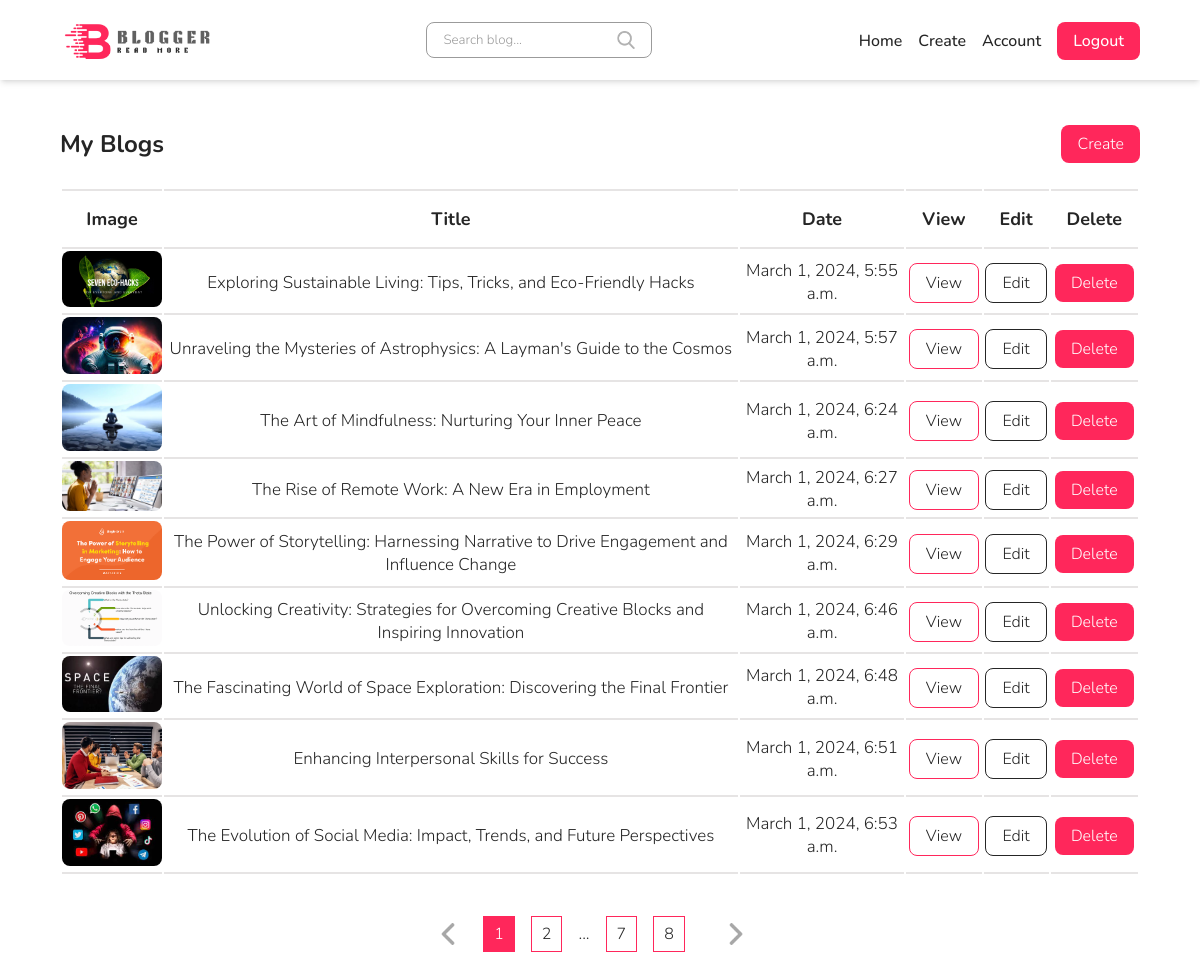
The app's page /account/ (signed in) with its own data.
### web/models.py (models this page shows, shortened)
class Blog(models.Model):
    title = models.CharField(max_length=255)
    short_description = models.CharField(max_length=255)
    image = models.ImageField(upload_to="blogs")
    created_on = models.DateTimeField(auto_now=True)
    description = models.TextField()
    author = models.ForeignKey(Author, on_delete=models.CASCADE)
    category = models.ForeignKey(Category, on_delete=models.CASCADE)
    tags = models.ManyToManyField(Tag)
    class Tag:
        db_table = "web_blog"
        verbose_name = "blog"
        verbose_name_plural = "blogs"
        ordering = ["-id"]

### web/views.py (the view)
# urls.py: path('account/', views.account, name="account"),
@login_required(login_url='/login')
def account(request):
    user = request.user
    author = Author.objects.get(user=user)
    blogs = Blog.objects.filter(author=author)
    context = {
           "blogs":blogs,
    }
    return render(request, 'web/account.html', context=context)

### templates/web/account.html
{% extends 'base/base.html' %}
{% block container %}
{% include 'include/header.html' %}
{% load static %}
    <section id="blog-list">
        <section class="wrapper">
            <div class="top">
                <h1>My Blogs</h1>
                <a href="{% url 'web:create' %}">Create</a>
            </div>
            <table>
                <thead>
                    <tr>
                        <th>Image</th>
                        <th>Title</th>
                        <th>Date</th>
                        <th>View</th>
                        <th>Edit</th>
                        <th>Delete</th>
                    </tr>
                </thead>
                <tbody>
                    {% for blog in blogs %}
                    <tr>
                        <td>
                            <img src="{{blog.image.url}}" alt="blog">
                        </td>
                        <td>{{blog.title}}</td>
                        <td>{{blog.created_on}}</td>
                        <td>
                            <a href="{% url 'web:blog' id=blog.id %}" class="view">View</a>
                        </td>
                        <td>
                            <a href="#" class="edit">Edit</a>
                        </td>
                        <td>
                            <a href="{% url 'web:blog_delete' id=blog.id %}" class="delete">Delete</a>
                        </td>
                    </tr>
                    {% endfor %}
                </tbody>
            </table>
            <div class="bottom">
                <div class="pagination">
                    <a href="#" class="prev">
                        <img src="{% static 'images/left-arrow.png' %}" alt="prev">
                    </a>
                    <a href="#" class="active">1</a>
                    <a href="#">2</a>
                    <span>...</span>
                    <a href="#">7</a>
                    <a href="#">8</a>
                    <a href="#" class="next">
                        <img src="{% static 'images/right-arrow.png' %}" alt="next">
                    </a>
                </div>
            </div>
        </section>
    </section>
{% endblock %}

### static/css/style.css (style rules this page uses)
* { margin: 0; padding: 0; border: 0; vertical-align: baseline; background: transparent; font-weight: normal; text-decoration: none; outline: none; -webkit-box-sizing: border-box; -moz-box-sizing: border-box; box-sizing: border-box; --red: #FF275B; --gray: #606060; --white: #FFFFFF; --dark: #252525; }
body { font-family: "Nunito", Arial, Helvetica, sans-serif; font-size: 17px; color: var(--dark); overflow-x: hidden; min-width: 320px; font-weight: 500; }
a { color: var(--dark); }
.wrapper { width: 90%; margin: 0 auto; }
::placeholder { color: #9B9B9B; opacity: 1; }
div.pagination { margin-top: 40px; display: flex; justify-content: center; align-items: center; }
div.pagination a.prev { width: 22px; margin-right: 24px; border: none; padding: 0; }
div.pagination a.prev img { width: 100%; display: block; }
div.pagination a { margin-right: 16px; border: 1px solid var(--red); padding: 6px 10px; font-size: 16px; }
div.pagination span { margin-right: 16px; }
div.pagination a.active { color: var(--white); background-color: var(--red); }
div.pagination a.next { width: 22px; margin-left: 24px; border: none; padding: 0; }
div.pagination a.next img { width: 100%; display: block; }
#blog-list { padding: 45px 0; }
#blog-list div.top { margin-bottom: 24px; display: flex; justify-content: space-between; align-items: center; }
#blog-list div.top h1 { font-size: 24px; font-weight: 700; }
#blog-list div.top a { padding: 8px 16px; color: var(--white); background-color: var(--red); border-radius: 8px; font-size: 16px; font-weight: 500; }
#blog-list table { width: 100%; text-align: center; margin-top: 24px; }
#blog-list table thead tr { padding: 8px; }
#blog-list table thead th { font-size: 18px; font-weight: 700; border-bottom: 2px solid #e6e4e4; border-top: 2px solid #e6e4e4; padding: 16px; }
#blog-list table tbody td { border-bottom: 2px solid #e6e4e4; vertical-align: middle; }
#blog-list table tbody td img { width: 100px; border-radius: 8px; }
#blog-list table tbody td a.view { padding: 8px 16px; border: 1px solid var(--red); border-radius: 8px; font-size: 16px; font-weight: 500; }
#blog-list table tbody td a.edit { padding: 8px 16px; border: 1px solid var(--dark); border-radius: 8px; font-size: 16px; font-weight: 500; }
#blog-list table tbody td a.delete { padding: 8px 16px; color: var(--white); background-color: var(--red); border-radius: 8px; font-size: 16px; font-weight: 500; }

### records on screen
Blog: image (picture), title "Exploring Sustainable Living: Tips, Tricks, and Eco-Friendly Hacks", created_on "March 1, 2024, 5:55 a.m."
Blog: image (picture), title "Unraveling the Mysteries of Astrophysics: A Layman's Guide to the Cosmos", created_on "March 1, 2024, 5:57 a.m."
Blog: image (picture), title "The Art of Mindfulness: Nurturing Your Inner Peace", created_on "March 1, 2024, 6:24 a.m."
Blog: image (picture), title "The Rise of Remote Work: A New Era in Employment", created_on "March 1, 2024, 6:27 a.m."
Blog: image (picture), title "The Power of Storytelling: Harnessing Narrative to Drive Engagement and Influence Change", created_on "March 1, 2024, 6:29 a.m."
Blog: image (picture), title "Unlocking Creativity: Strategies for Overcoming Creative Blocks and Inspiring Innovation", created_on "March 1, 2024, 6:46 a.m."
Blog: image (picture), title "The Fascinating World of Space Exploration: Discovering the Final Frontier", created_on "March 1, 2024, 6:48 a.m."
Blog: image (picture), title "Enhancing Interpersonal Skills for Success", created_on "March 1, 2024, 6:51 a.m."
Blog: image (picture), title "The Evolution of Social Media: Impact, Trends, and Future Perspectives", created_on "March 1, 2024, 6:53 a.m."
